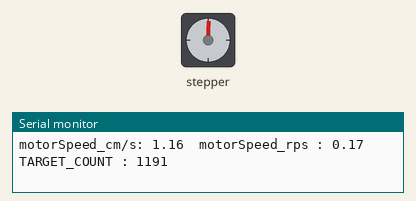
The sketch below on a simulated Arduino Uno, built with avr-gcc and run on an emulated ATmega328P. On the bench: stepper motor, the last lines printed to the serial monitor. Wiring (inferred from the names in the program): stepper motor driver (200 steps per turn assumed): step pin 6; direction pin 5; enable pin 7.

Above: at 1.83 s.
At 3.96 s:
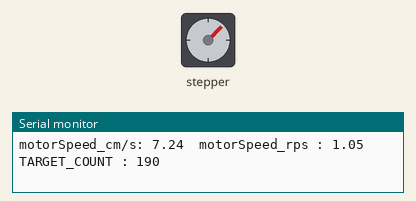
At 6.38 s:
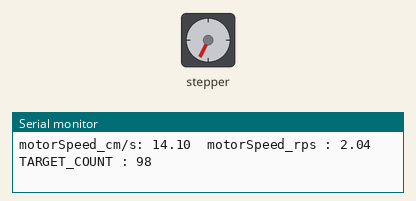
At 10.6 s:
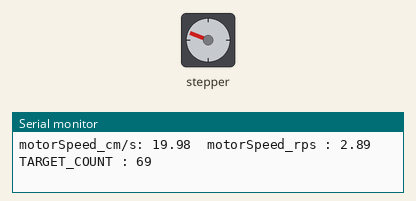
Timing chart, 0 to 40.0 s (numbered marks = the images above):
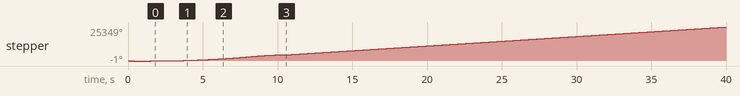

The sketch:

continuousSpeed.ino
```cpp
//
// JLC v1.0  2021/01/18  Driver for the CartPole experience with continuous speed.
//

// **************
// ** WARNING : *
// **************
// Do not run this programme with the motor of the CartPole bench => it wil move beyond the bench limits !!!!
//
// Use this programme with a free stepper moteur (linked to nothing).
//

#include <assert.h>

/*
  port D : digital pins #0 to #7  on Arduino UNO board
  port B : digital pins #8 to #13 on Arduino UNO board
    (bits 6 & 7 of port B map to the crystal pins and are not available)

  PORTD,2 -> D2   PORTB,0 -> D8
  PORTD,3 -> D3   PORTB,1 -> D9
  PORTD,4 -> D4   PORTB,2 -> D10
  PORTD,5 -> D5   PORTB,3 -> D11
  PORTD,6 -> D6   PORTB,4 -> D12
  PORTD,7 -> D7   PORTB,5 -> D13
*/

///////////////////////////////////////////////////
///////      Pins Layout          /////////////////
///////////////////////////////////////////////////
#define pinDir    5   // DIR
#define pinStep   6   // STEP
#define pinEnable 7   // ENABLE MOTOR
#define FORWARD   1
#define BACKWARD -1

///////////////////////////////////////////////////
/////// stepper motors parameters /////////////////
///////////////////////////////////////////////////
#define fullStepAngle_deg 1.8                                       // the step angle of the stepper-motor
#define step_mode 1                                                 // used for 1/2, 1/4, 1/8.... step mode
const float stepAngle_deg = fullStepAngle_deg/step_mode;            // the Left Right motors step angle
const float stepAngle_rad = fullStepAngle_deg/step_mode*M_PI/180.;  // the Left Right motors step angle
const int nbStepPerRevol  = int(360./stepAngle_deg);                // number of steps for a full revolution

///////////////////////////////////////////////////
//////////    Wheel  parameters   /////////////////
///////////////////////////////////////////////////
#define wheelDiameter_cm  2.2                                  // Wheel diameter [cm]
const float perimeter_cm = M_PI*wheelDiameter_cm;               // Wheel perimeter [cm]
const float perimeter_m  = perimeter_cm*0.01;                   // Wheel perimeter [m]
const float stepDisp_cm  = stepAngle_rad*wheelDiameter_cm/2.;   // step distance [cm]
const float stepDisp_m   = stepDisp_cm*0.01;                    // step distance [m]

//
// global variables used by the timer/counter to generate the step signal
//
uint16_t counterPeriod_musec;           // the period of the timer counter in micro-secondes.
volatile uint16_t COUNTER;              // counters for periods
volatile long int MOTOR_NB_STEP;        // the number of steps done, to measure distance, duration...
uint16_t TARGET_COUNT;                   // period to count for motor

//
// global variables related to the stepper motor:
//
int MOTOR_DIR;                            // rotation direction FORWARD or BACKWARD
int TORQUE_ENABLED;                       // used par ISR interrupt fucntion to allow MOTOR_NB_STEP incrent/decrement.
const float max_carSpeed_cm_s   = 20.;    // car speed [cm/s]
const float max_motorSpeed_rps  = max_carSpeed_cm_s/perimeter_cm;

//
// miscellanous global variables:
//
byte debug;           // the debug level (0 ... 20)

#define CLR(x,y) (x &= (~(1 << y)))
#define SET(x,y) (x |= (1 << y))
#define LF String("\n")

inline
void setMotorDir(int dir)
{
  // To set the direction of the motor:
  // TODO : must be configured following CopSim learning....
  // assert(dir== FORWARD || dir == BACKWARD);

  if (dir == FORWARD)
  {
    SET(PORTD, pinDir);
  }
  else
  {
    CLR(PORTD, pinDir);
  }
  MOTOR_DIR = dir;
}

inline void
setMotorSpeed_RPS(float speed_RPS)
{
  // this function computes the value of 'TARGET_COUNT' necessary to make the stepper modor
  // rotate at the given speed (in Rotation Per Second)

  MOTOR_DIR = FORWARD;
  if (speed_RPS == 0.)
  {
    TARGET_COUNT = 0;
  }
  else
  {
    if (speed_RPS < 0)
    {
      speed_RPS = -speed_RPS;
      MOTOR_DIR = BACKWARD;
    }
    // convert "revolution per second" into the number of tics timer to count
    TARGET_COUNT = uint16_t(1.e6/(speed_RPS*nbStepPerRevol)/counterPeriod_musec);   // count step period
    setMotorDir(MOTOR_DIR);
  }
}

inline void
enableTorque()
{
  CLR(PORTD, pinEnable);         // Enable motor torque, pin_7 -> LOW
  TORQUE_ENABLED = 1;
}

inline void
disableTorque()
{
  SET(PORTD, pinEnable);         // Disable motor torque, pin_7 -> HIGH
  TORQUE_ENABLED = 0;
}

//
// To control the stepper motors we use Timer1 interrupt running at 25Khz.
//

ISR(TIMER1_COMPA_vect)
{
  // Interrup function to generate the tops that drive the rotation speed of the stepper motor.

  if (TARGET_COUNT == 0 || TORQUE_ENABLED == 0)
  {
    COUNTER = 0;
  }
  else
  {
    COUNTER++;
    if (COUNTER >= TARGET_COUNT)
    {
      SET(PORTD, pinStep);         // STEP Motor
      delayMicroseconds(10);
      CLR(PORTD, pinStep);
      MOTOR_NB_STEP += MOTOR_DIR;
      COUNTER = 0;
    }
  }
}

void setup()
{
  Serial.begin(115200);


  //
  // To control the stepper motors we use Timer1 interrupt running at 25Khz.
  //

  // STEPPER MOTORS INITIALIZATION

  cli(); // desactivate global interruption

  // TIMER1 CTC MODE (Clear Timer on Compare Match Mode)
  TCCR1A &= ~(1 << WGM10);   // set bit WGM10 to 0 in TCCR1A
  TCCR1A &= ~(1 << WGM11);   // set bit WGM11 to 0 in TCCR1A
  TCCR1B |=  (1 << WGM12);   // set bit WGM12 to 1 in TCCR1B
  TCCR1B &= ~(1 << WGM13);   // set bit WGM13 to 0 in TCCR1B

  // output mode = 00 (disconnected)
  TCCR1A &= ~(3 << COM1A0);
  TCCR1A &= ~(3 << COM1B0);

  // Set the timer pre-scaler : we use a divider of 8, resulting in a 2MHz timer on 16MHz CPU
  TCCR1B &= ~(0x07 << CS10);  // clear CS12, CS11 & CS10
  TCCR1B |=  (2 << CS10);     // set "CS12 CS11 CS10" to "0 1 0"

  // initalize counter value
  TCNT1 = 0;

  // OCRIA with frequency 2 MHz:
  // 1000 ->   2 kHz : 0.500  ms
  //  500 ->   4 kHz : 0.250  ms
  //  250 ->   8 kHz : 0.125  ms
  //  125 ->  16 kHz : 0.0625 ms
  //  100 ->  20 kHz : 0.050  ms
  //   80 ->  25 kHz : 0.040 ms
  //   50 ->  40 kHz : 0.025  ms

  OCR1A = 50;
  counterPeriod_musec = OCR1A/2;    // OCR1A / 2 MHz -> counter period in micro-sec

  // Enable Timer1 interrupt
  TIMSK1 |= (1 << OCIE1A);

  sei(); // Activate global interrupt

  // STEPPER PINS
  pinMode(pinEnable,OUTPUT);      // ENABLE MOTOR
  pinMode(pinStep,  OUTPUT);      // STEP
  pinMode(pinDir,   OUTPUT);      // DIR

  disableTorque();   // Disable motor torque
  setMotorSpeed_RPS(0);

  uint16_t min_targetCount  = uint16_t(1.e6/(max_motorSpeed_rps*nbStepPerRevol)/counterPeriod_musec);
  debug = 1;
  if (debug)
  {
    Serial.print("\n max cart speed    [ cm/s]: "); Serial.print(max_carSpeed_cm_s);
    Serial.print("\n max motor speed     [rps]: "); Serial.print(max_motorSpeed_rps);
    Serial.print("\n nbStep per revolution    : "); Serial.print(nbStepPerRevol);
    Serial.print("\n counter period  [micro_s]: "); Serial.print(counterPeriod_musec);
    Serial.print("\n min targetCount          : "); Serial.print(min_targetCount);
    Serial.print("\n min_pulse period     [ms]: "); Serial.print(counterPeriod_musec*min_targetCount*1.e-3, 3);
    Serial.print("\n step displacement    [mm]: "); Serial.print(stepDisp_cm*10);
    Serial.print("\n disp. per revolution [cm]: "); Serial.println(nbStepPerRevol*stepDisp_cm);
  }

  if (true)
  {
    //
    // make the platform vibrate to say : "I'm alive...":
    //
    enableTorque();
    for (uint8_t i=0; i<4; i++)
    {
      setMotorSpeed_RPS(0.1);
      delay(50);
      setMotorSpeed_RPS(-0.1);
      delay(50);
    }
  }

  disableTorque();
  setMotorSpeed_RPS(0.);

  TARGET_COUNT  = 0;
  COUNTER       = 0;
  MOTOR_NB_STEP = 0;       // cumulated step number

  delay(1000);
}

///////////////////
// The Main loop //
///////////////////

void loop()
{
  // Disabling the motor torque to avoid damaging the mobile
  disableTorque();
  setMotorSpeed_RPS(0.);

  // create an increasing velocity ramp, a plate and then a decreasing ramp:
  enableTorque();
  const int nb_speed_step = 1000;
  const float speed_increment = max_carSpeed_cm_s / nb_speed_step;
  for (float speed_cm_s = 0.; speed_cm_s < max_carSpeed_cm_s; speed_cm_s += speed_increment)
  {
    float motorSpeed_rps = speed_cm_s/perimeter_cm;
    setMotorSpeed_RPS(motorSpeed_rps);
    Serial.print("motorSpeed_cm/s: "); Serial.print(speed_cm_s);
    Serial.print("\tmotorSpeed_rps : "); Serial.print(motorSpeed_rps);
    Serial.print("\tTARGET_COUNT : "); Serial.println(TARGET_COUNT);
    delay(5);
  }
  for (float speed_cm_s = max_carSpeed_cm_s; speed_cm_s >=0; speed_cm_s -= speed_increment)
  {
    float motorSpeed_rps = speed_cm_s/perimeter_cm;
    setMotorSpeed_RPS(motorSpeed_rps);
    //Serial.print("motorSpeed_rps: "); Serial.print(motorSpeed_rps);
    //Serial.print("\tTARGET_COUNT: "); Serial.println(TARGET_COUNT);
    delay(2);
  }
  disableTorque();
  setMotorSpeed_RPS(0.);

  float motorSpeed_rps=2.;
  setMotorSpeed_RPS(motorSpeed_rps);
  enableTorque();
  Serial.print("motorSpeed_rps : "); Serial.print(motorSpeed_rps);
  Serial.print("TARGET_COUNT   : "); Serial.println(TARGET_COUNT);
  Serial.print("step pulse [ms]   : "); Serial.println(counterPeriod_musec*TARGET_COUNT*1.e-3, 3);

  delay(50000);

}
```
